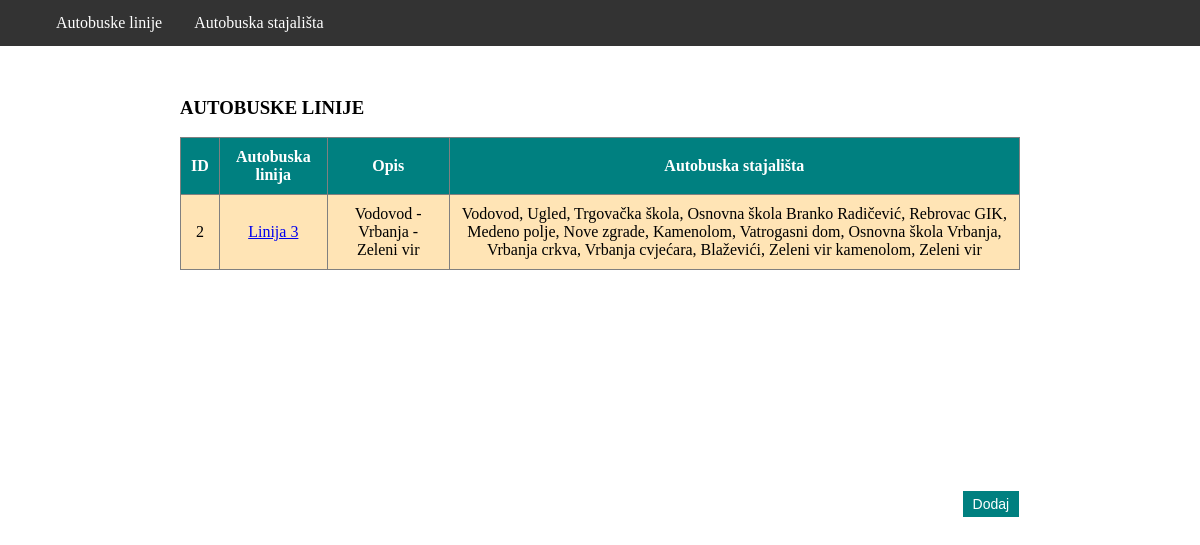
The page /autobuske_linije/ on the database its author committed.
### autobuske_linije/models.py (models this page shows, shortened)
class Linija(models.Model):
    naziv       = models.CharField(max_length=200)
    opis        = models.CharField(max_length=500, blank=True, null=True)
    stajalista  = models.ManyToManyField(Stajaliste)
    def get_stajalista(self):
        stajalistaList = []
        for i in self.stajalista.all():
            stajalistaList.append(str(i))
        return (', '.join(stajalistaList))

class Stajaliste(models.Model):
    naziv      = models.CharField(max_length=100)
    ulica      = models.CharField(max_length=100)
    geoSirina  = models.DecimalField(max_digits=8, decimal_places=6, blank=True, null=True)
    geoDuzina  = models.DecimalField(max_digits=9, decimal_places=6, blank=True, null=True)
    def __str__(self):
        return self.naziv

### autobuske_linije/views.py (the view)
# urls.py: path('', views.LinijaListView.as_view(), name='linija_list'),
class LinijaListView(ListView):
    template_name = 'autobuske_linije/linija_list.html'
    queryset = Linija.objects.all()

### autobuske_linije/templates/autobuske_linije/linija_list.html (shortened to what this page needs)
{% extends "autobuske_linije/base.html" %}
{% block content %}
<h3>AUTOBUSKE LINIJE</h3>
<div class="tableFixHead">
<table id="t1">
	<thead>
	<tr>
		<th>ID</th>
		<th>Autobuska linija</th>
		<th>Opis</th>
		<th>Autobuska stajališta</th>
	</tr>
	</thead>
	{% for linija in object_list %}
		<tr>
			<td>{{ linija.id }}</td>
			<td><a href="/autobuske_linije/{{ linija.id }}/">{{ linija.naziv }}</a></td>
			<td>{{ linija.opis|default_if_none:"" }}</td>
			<td>{{ linija.get_stajalista }}</td>
		</tr>
	{% endfor %}
</table>
</div>
<div style="position: absolute; right: 14.9%">
	<form action="/autobuske_linije/linija_create/" method="post">{% csrf_token %}
		<input type="submit" class="button" value="Dodaj"/>
	</form>
</div>
{% endblock %}

### autobuske_linije/templates/autobuske_linije/base.html (style rules this page uses)
body { padding-top: 70px; margin-left: auto; margin-right: auto; }
table { border-collapse: collapse; width: 100%; margin-left: auto; margin-right: auto; }
.tableFixHead { overflow-y: auto; height: 350px; }
.tableFixHead thead th { position: sticky; top: 0; }
td { text-align: center; }
td, th { border: 1px solid #808080; padding: 10px }
#t1 th { background-color: teal; color: white; }
#t1 td { background-color: moccasin; color: black; }
.button { background-color: #008080; border: none; color: white; padding: 5px 10px; text-align: center; text-decoration: none; display: inline-block; font-size: 14px; margin: 4px 2px; cursor: pointer; }

### rows shown on the page
Linija: id "2", naziv "Linija 3", opis "Vodovod - Vrbanja - Zeleni vir", get_stajalista "Vodovod, Ugled, Trgovačka škola, Osnovna škola Branko Radičević, Rebrovac GIK, Medeno polje, Nove zgrade, Kamenolom, Vatrogasni dom, Osnovna škola Vrbanja, Vrbanja crkva, Vrbanja cvjećara, Blaževići, Zeleni vir kamenolom, Zeleni vir"
